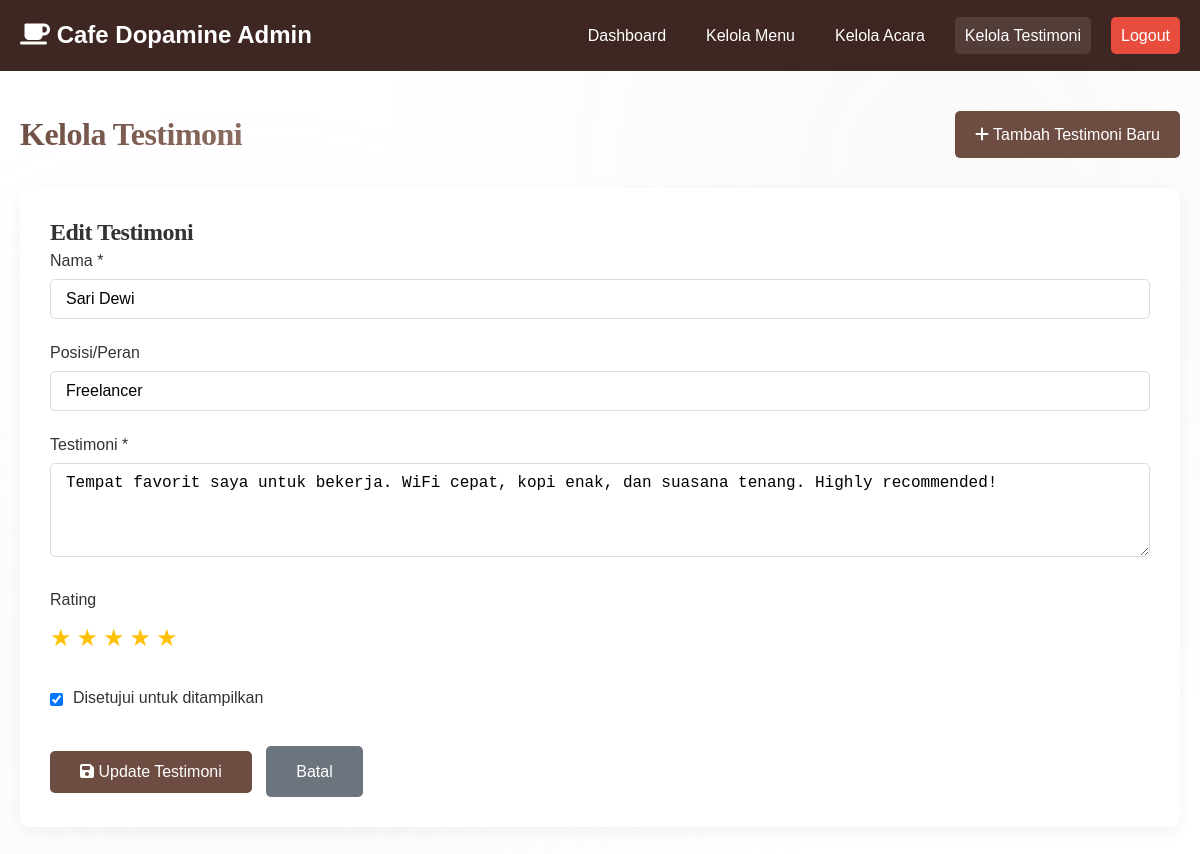
Page /admin/manage_testimonials.php?edit=2 (signed in) on the committed database.
### tables this page shows
CREATE TABLE `testimonials` (
  `id` int(11) NOT NULL,
  `name` varchar(100) NOT NULL,
  `role` varchar(100) DEFAULT NULL,
  `comment` text NOT NULL,
  `rating` int(11) DEFAULT NULL CHECK (`rating` >= 1 and `rating` <= 5),
  `avatar` varchar(255) DEFAULT NULL,
  `is_approved` tinyint(1) DEFAULT 1,
  `created_at` timestamp NOT NULL DEFAULT current_timestamp()
);

### admin/manage_testimonials.php (the view, shortened to what this page needs)
<?php
require_once '../includes/database.php';
?>
<!DOCTYPE html>
<html lang="id">
<head>
    <link rel="stylesheet" href="../css/style.css">
    <link rel="stylesheet" href="https://cdnjs.cloudflare.com/ajax/libs/font-awesome/6.4.0/css/all.min.css">
</head>
<body>
    <header class="admin-header">
        <div class="container">
            <nav class="admin-nav">
                <div class="admin-logo">
                    <i class="fas fa-coffee"></i> Cafe Dopamine Admin
                </div>
                <div class="admin-nav-links">
                    <a href="dashboard.php">Dashboard</a>
                    <a href="manage_menu.php">Kelola Menu</a>
                    <a href="manage_events.php">Kelola Acara</a>
                    <a href="manage_testimonials.php" class="active">Kelola Testimoni</a>
                    <a href="logout.php" class="logout-btn">Logout</a>
                </div>
            </nav>
        </div>
    </header>
    <main class="admin-container">
        <div class="admin-title">
            <h1>Kelola Testimoni</h1>
            <a href="manage_testimonials.php?action=add" class="btn-add">
                <i class="fas fa-plus"></i> Tambah Testimoni Baru
            </a>
        </div>
        <?php if (isset($_GET['action']) && $_GET['action'] === 'add'): ?>
            <div class="form-container">
                <h2>Tambah Testimoni Baru</h2>
                <form method="POST" action="">
                    <input type="hidden" name="action" value="add">
                    <div class="form-group">
                        <label for="name">Nama *</label>
                        <input type="text" id="name" name="name" class="form-control" required>
                    </div>
                    <div class="form-group">
                        <label for="role">Posisi/Peran</label>
                        <input type="text" id="role" name="role" class="form-control" placeholder="Contoh: Pelanggan, Mahasiswa, dll.">
                    </div>
                    <div class="form-group">
                        <label for="comment">Testimoni *</label>
                        <textarea id="comment" name="comment" class="form-control" rows="4" required></textarea>
                    </div>
                    <div class="form-group">
                        <label>Rating</label>
                        <div class="rating-input">
                            <input type="radio" id="star5" name="rating" value="5" checked>
                            <label for="star5">★</label>
                            <input type="radio" id="star4" name="rating" value="4">
                            <label for="star4">★</label>
                            <input type="radio" id="star3" name="rating" value="3">
                            <label for="star3">★</label>
                            <input type="radio" id="star2" name="rating" value="2">
                            <label for="star2">★</label>
                            <input type="radio" id="star1" name="rating" value="1">
                            <label for="star1">★</label>
                        </div>
                    </div>
                    <div class="form-group">
                        <div class="checkbox-group">
                            <input type="checkbox" id="is_approved" name="is_approved" value="1" checked>
                            <label for="is_approved">Disetujui untuk ditampilkan</label>
                        </div>
                    </div>
                    <div class="form-actions">
                        <button type="submit" class="btn-submit">
                            <i class="fas fa-save"></i> Simpan Testimoni
                        </button>
                        <a href="manage_testimonials.php" class="btn-cancel">Batal</a>
                    </div>
                </form>
            </div>
        <?php elseif (isset($_GET['edit'])):
            $id = intval($_GET['edit']);
            $result = $conn->query("SELECT * FROM testimonials WHERE id = $id");
            $testimonial = $result->fetch_assoc();
            if ($testimonial):
        ?>
            <div class="form-container">
                <h2>Edit Testimoni</h2>
                <form method="POST" action="">
                    <div class="form-group">
                        <label for="name">Nama *</label>
                        <input type="text" id="name" name="name" class="form-control" value="<?php echo htmlspecialchars($testimonial['name']); ?>" required>
                    </div>
                    <div class="form-group">
                        <label for="role">Posisi/Peran</label>
                        <input type="text" id="role" name="role" class="form-control" value="<?php echo htmlspecialchars($testimonial['role']); ?>" placeholder="Contoh: Pelanggan, Mahasiswa, dll.">
                    </div>
                    <div class="form-group">
                        <label for="comment">Testimoni *</label>
                        <textarea id="comment" name="comment" class="form-control" rows="4" required><?php echo htmlspecialchars($testimonial['comment']); ?></textarea>
                    </div>
                    <div class="form-group">
                        <label>Rating</label>
                        <div class="rating-input">
                            <?php for($i = 5; $i >= 1; $i--): ?>
                                <label for="star<?php echo $i; ?>">★</label>
                            <?php endfor; ?>
                        </div>
                    </div>
                    <div class="form-group">
                        <div class="checkbox-group">
                            <input type="checkbox" id="is_approved" name="is_approved" value="1" <?php echo $testimonial['is_approved'] ? 'checked' : ''; ?>>
                            <label for="is_approved">Disetujui untuk ditampilkan</label>
                        </div>
                    </div>
                    <div class="form-actions">
                        <button type="submit" class="btn-submit">
                            <i class="fas fa-save"></i> Update Testimoni
                        </button>
                        <a href="manage_testimonials.php" class="btn-cancel">Batal</a>
                    </div>
                </form>
            </div>
        <?php
            else:
                echo '<div class="message error">Testimoni tidak ditemukan!</div>';
            endif;
        endif; ?>
    </main>
</body>
</html>

### css/style.css (style rules this page uses)
* { margin: 0; padding: 0; box-sizing: border-box; }
html { scroll-behavior: smooth; scroll-padding-top: 100px; }
:root { --primary-color: #6d4c41; --secondary-color: #a1887f; --accent-color: #d7ccc8; --light-color: #f5f5f5; --dark-color: #3e2723; --text-color: #333333; --text-light: #777777; --white: #ffffff; --shadow: 0 10px 30px rgba(0, 0, 0, 0.08); --shadow-hover: 0 20px 40px rgba(0, 0, 0, 0.15); --transition: all 0.4s cubic-bezier(0.175, 0.885, 0.32, 1.1); --border-radius: 16px; --gradient-primary: linear-gradient(135deg, #6d4c41 0%, #8d6e63 100%); --gradient-light: linear-gradient(135deg, #f9f5f3 0%, #f0e6e1 100%); }
body { font-family: 'Poppins', sans-serif; color: var(--text-color); background-color: var(--white); line-height: 1.7; overflow-x: hidden; position: relative; }
body::before { content: ''; position: fixed; top: 0; left: 0; width: 100%; height: 100%; background: radial-gradient(circle at 20% 80%, rgba(215, 204, 200, 0.1) 0%, transparent 50%), radial-gradient(circle at 80% 20%, rgba(161, 136, 127, 0.05) 0%, transparent 50%); pointer-events: none; z-index: -1; }
.container { width: 100%; max-width: 1200px; margin: 0 auto; padding: 0 20px; }
h1, h2, h3, h4 { font-family: 'Playfair Display', serif; font-weight: 700; line-height: 1.2; letter-spacing: -0.5px; }
h1 { background: var(--gradient-primary); -webkit-background-clip: text; -webkit-text-fill-color: transparent; background-clip: text; }
a { text-decoration: none; color: inherit; transition: var(--transition); }

### admin/manage_testimonials.php (style rules this page uses)
.admin-header { background-color: var(--dark-color); color: white; padding: 15px 0; position: sticky; top: 0; z-index: 100; }
.admin-nav { display: flex; justify-content: space-between; align-items: center; }
.admin-logo { font-size: 1.5rem; font-weight: 600; }
.admin-nav-links { display: flex; gap: 20px; }
.admin-nav-links a { color: white; padding: 5px 10px; border-radius: 5px; transition: var(--transition); }
.admin-nav-links a:hover, .admin-nav-links a.active { background-color: rgba(255,255,255,0.1); }
.logout-btn { background: #e74c3c; }
.admin-container { padding: 40px 20px; max-width: 1200px; margin: 0 auto; }
.admin-title { margin-bottom: 30px; color: var(--dark-color); display: flex; justify-content: space-between; align-items: center; }
.btn-add { background-color: var(--primary-color); color: white; padding: 10px 20px; border-radius: 5px; text-decoration: none; transition: var(--transition); }
.form-container { background: white; border-radius: 10px; padding: 30px; box-shadow: 0 5px 15px rgba(0,0,0,0.05); }
.form-group { margin-bottom: 20px; }
.form-group label { display: block; margin-bottom: 5px; font-weight: 500; }
.form-control { width: 100%; padding: 10px 15px; border: 1px solid #ddd; border-radius: 5px; font-size: 16px; transition: var(--transition); }
.checkbox-group { display: flex; align-items: center; gap: 10px; }
.checkbox-group input { width: auto; }
.btn-submit { background-color: var(--primary-color); color: white; border: none; padding: 12px 30px; border-radius: 5px; font-size: 16px; cursor: pointer; transition: var(--transition); }
.btn-cancel { background-color: #6c757d; color: white; border: none; padding: 12px 30px; border-radius: 5px; font-size: 16px; cursor: pointer; transition: var(--transition); text-decoration: none; display: inline-block; margin-left: 10px; }
.form-actions { margin-top: 30px; }
.rating-input { display: flex; gap: 5px; margin-top: 5px; }
.rating-input label { font-size: 1.5rem; color: #ddd; cursor: pointer; transition: var(--transition); }
.rating-input input:checked ~ label, .rating-input input:hover ~ label, .rating-input label:hover, .rating-input label:hover ~ label { color: #ffc107; }

### rows in the picture
testimonials: name "Sari Dewi", role "Freelancer", comment "Tempat favorit saya untuk bekerja. WiFi cepat, kopi enak, dan suasana tenang. Highly recommended!", is_approved "☑"
